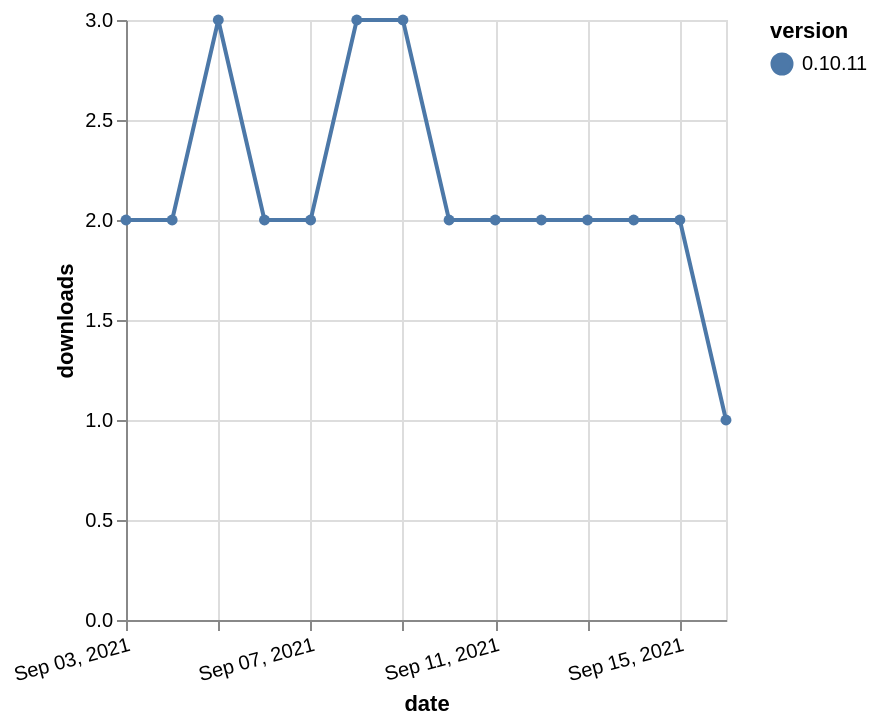

This figure's Vega-Lite source:
### Vega-Lite specification from a JSON file in a GitHub repository (floating-point values rounded to 4 significant figures)
{"$schema": "https://vega.github.io/schema/vega-lite/v5.json", "description": "A simple bar chart with embedded data.", "data": {"values": [{"date": "2021-09-03", "total": 2910, "delta": 2, "version": "0.10.11"}, {"date": "2021-09-04", "total": 2912, "delta": 2, "version": "0.10.11"}, {"date": "2021-09-05", "total": 2915, "delta": 3, "version": "0.10.11"}, {"date": "2021-09-06", "total": 2917, "delta": 2, "version": "0.10.11"}, {"date": "2021-09-07", "total": 2919, "delta": 2, "version": "0.10.11"}, {"date": "2021-09-08", "total": 2922, "delta": 3, "version": "0.10.11"}, {"date": "2021-09-09", "total": 2925, "delta": 3, "version": "0.10.11"}, {"date": "2021-09-10", "total": 2927, "delta": 2, "version": "0.10.11"}, {"date": "2021-09-11", "total": 2929, "delta": 2, "version": "0.10.11"}, {"date": "2021-09-12", "total": 2931, "delta": 2, "version": "0.10.11"}, {"date": "2021-09-13", "total": 2933, "delta": 2, "version": "0.10.11"}, {"date": "2021-09-14", "total": 2935, "delta": 2, "version": "0.10.11"}, {"date": "2021-09-15", "total": 2937, "delta": 2, "version": "0.10.11"}, {"date": "2021-09-16", "total": 2938, "delta": 1, "version": "0.10.11"}]}, "width": "container", "mark": {"type": "line", "point": {"filled": true}}, "encoding": {"x": {"field": "date", "type": "temporal", "timeUnit": "yearmonthdate", "title": "date", "axis": {"labelAngle": -15}}, "y": {"field": "delta", "type": "quantitative", "title": "downloads"}, "color": {"field": "version", "type": "nominal"}, "tooltip": {"field": "delta"}}}
